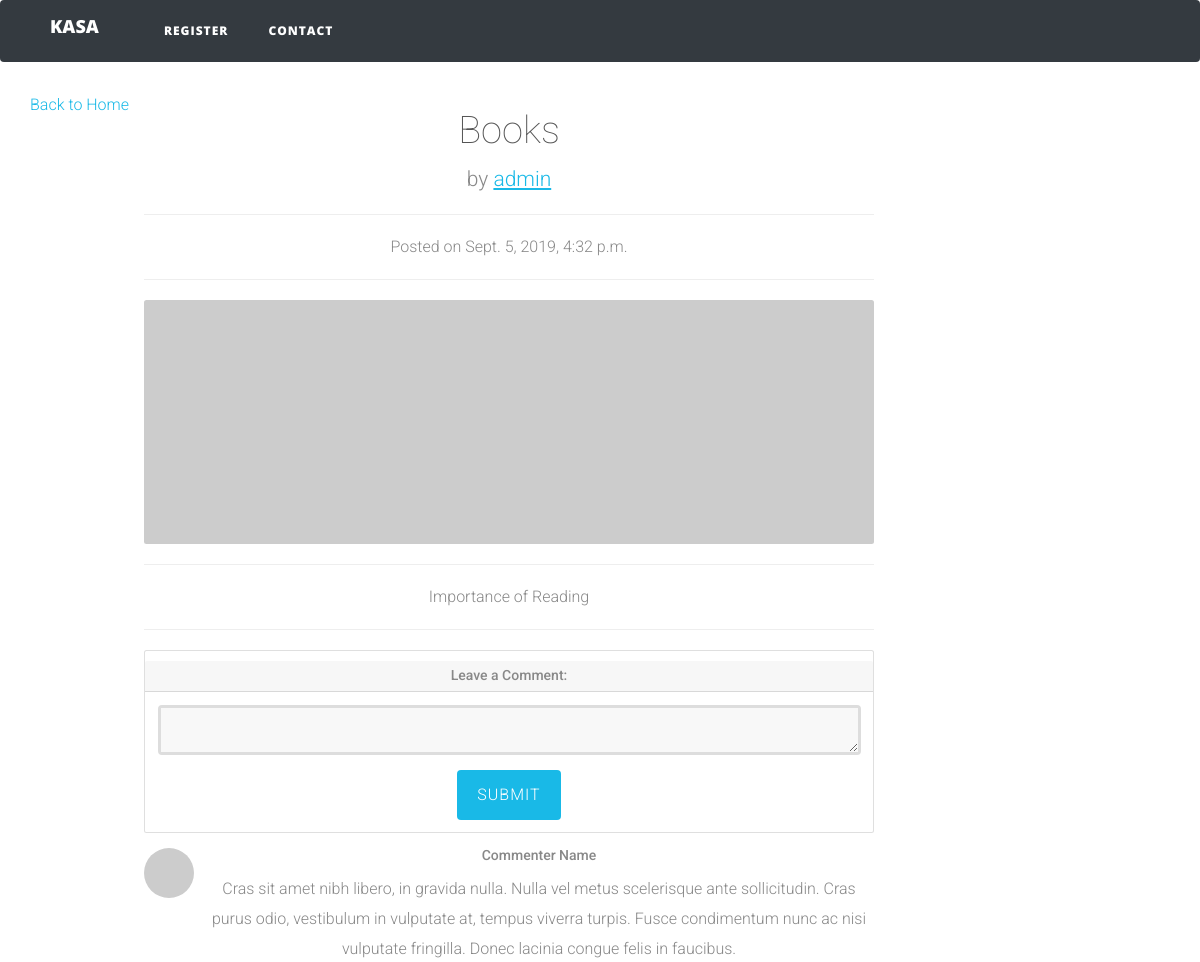
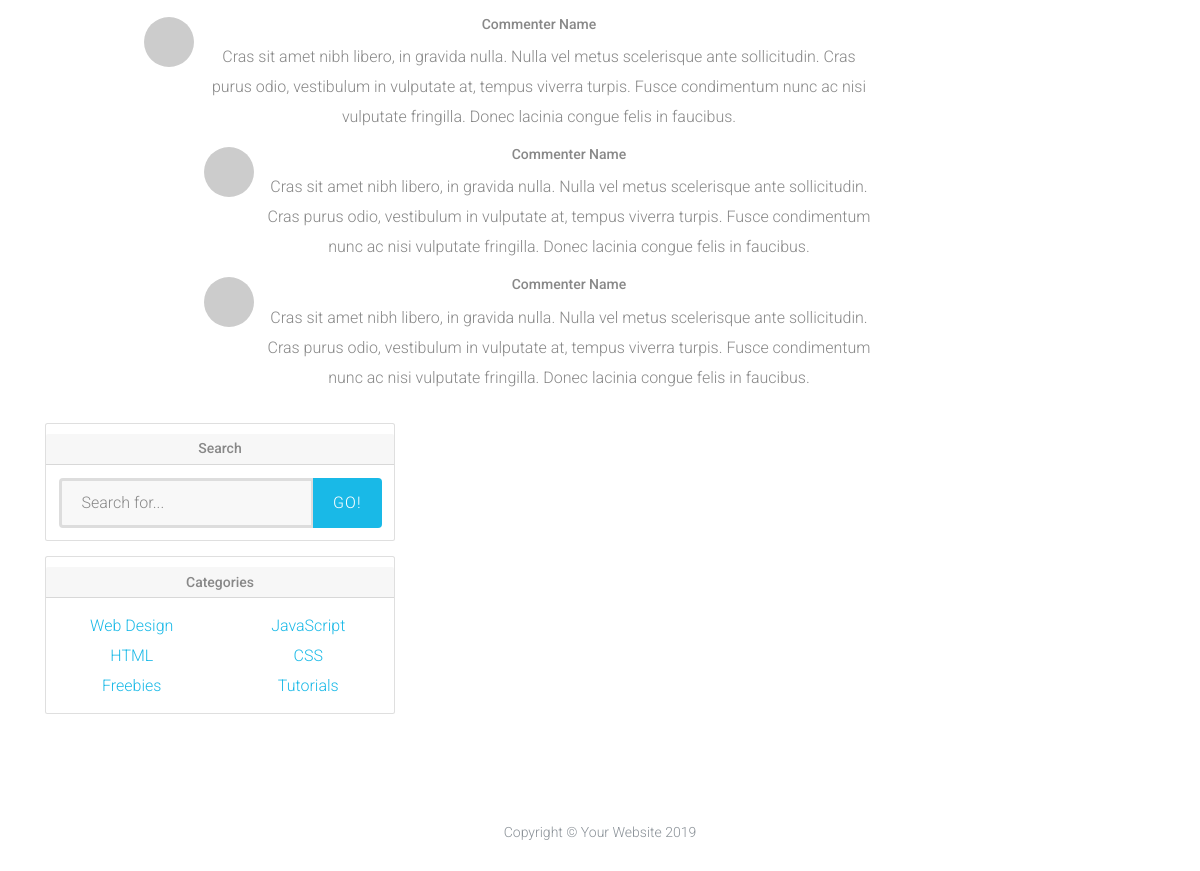
Page /detail/5/ on the committed database (2 pictures, top to bottom).
### blog/models.py (models this page shows, shortened)
class Blog(models.Model):
    blog_title = models.CharField(max_length=50)
    blog_content = models.TextField(max_length=1000)
    blog_date = models.DateTimeField(auto_now_add=True)
    blog_author = models.ForeignKey(User, on_delete=models.CASCADE)

### blog/views.py (the view)
# urls.py: path('detail/<int:pk>/', BlogView.as_view(), name='blog-detail'),
class BlogView(DetailView):
    model = Blog
    template_name = "blog/blog_detail.html"

### blog/templates/blog/blog_detail.html
{% extends "blog/base.html" %}
{% block content %}
<br>
  <div class="container">
    <div class="row">
<a href="{% url 'blog:index' %}">Back to Home</a>
      <div class="col-lg-8">
        <h1 class="mt-4">{{object.blog_title}}</h1>
        <p class="lead">
          by
          <a href="#">{{object.blog_author}}</a>
        </p>
        <hr>
        <p>Posted on {{object.blog_date}}</p>
        <hr>
        <img class="img-fluid rounded" src="http://placehold.it/900x300" alt="">
        <hr>
        <p class="lead">{{object.blog_content|linebreaks}}</p>
        <hr>
        <div class="card my-4">
          <h5 class="card-header">Leave a Comment:</h5>
          <div class="card-body">
            <form>
              <div class="form-group">
                <textarea class="form-control" rows="3"></textarea>
              </div>
              <button type="submit" class="btn btn-primary">Submit</button>
            </form>
          </div>
        </div>
        <div class="media mb-4">
          <img class="d-flex mr-3 rounded-circle" src="http://placehold.it/50x50" alt="">
          <div class="media-body">
            <h5 class="mt-0">Commenter Name</h5>
            Cras sit amet nibh libero, in gravida nulla. Nulla vel metus scelerisque ante sollicitudin. Cras purus odio, vestibulum in vulputate at, tempus viverra turpis. Fusce condimentum nunc ac nisi vulputate fringilla. Donec lacinia congue felis in faucibus.
          </div>
        </div>
        <div class="media mb-4">
          <img class="d-flex mr-3 rounded-circle" src="http://placehold.it/50x50" alt="">
          <div class="media-body">
            <h5 class="mt-0">Commenter Name</h5>
            Cras sit amet nibh libero, in gravida nulla. Nulla vel metus scelerisque ante sollicitudin. Cras purus odio, vestibulum in vulputate at, tempus viverra turpis. Fusce condimentum nunc ac nisi vulputate fringilla. Donec lacinia congue felis in faucibus.
            <div class="media mt-4">
              <img class="d-flex mr-3 rounded-circle" src="http://placehold.it/50x50" alt="">
              <div class="media-body">
                <h5 class="mt-0">Commenter Name</h5>
                Cras sit amet nibh libero, in gravida nulla. Nulla vel metus scelerisque ante sollicitudin. Cras purus odio, vestibulum in vulputate at, tempus viverra turpis. Fusce condimentum nunc ac nisi vulputate fringilla. Donec lacinia congue felis in faucibus.
              </div>
            </div>
            <div class="media mt-4">
              <img class="d-flex mr-3 rounded-circle" src="http://placehold.it/50x50" alt="">
              <div class="media-body">
                <h5 class="mt-0">Commenter Name</h5>
                Cras sit amet nibh libero, in gravida nulla. Nulla vel metus scelerisque ante sollicitudin. Cras purus odio, vestibulum in vulputate at, tempus viverra turpis. Fusce condimentum nunc ac nisi vulputate fringilla. Donec lacinia congue felis in faucibus.
              </div>
            </div>
          </div>
        </div>
      </div>
      <div class="col-md-4">
        <div class="card my-4">
          <h5 class="card-header">Search</h5>
          <div class="card-body">
            <div class="input-group">
              <input type="text" class="form-control" placeholder="Search for...">
              <span class="input-group-btn">
                <button class="btn btn-secondary" type="button">Go!</button>
              </span>
            </div>
          </div>
        </div>
        <div class="card my-4">
          <h5 class="card-header">Categories</h5>
          <div class="card-body">
            <div class="row">
              <div class="col-lg-6">
                <ul class="list-unstyled mb-0">
                  <li>
                    <a href="#">Web Design</a>
                  </li>
                  <li>
                    <a href="#">HTML</a>
                  </li>
                  <li>
                    <a href="#">Freebies</a>
                  </li>
                </ul>
              </div>
              <div class="col-lg-6">
                <ul class="list-unstyled mb-0">
                  <li>
                    <a href="#">JavaScript</a>
                  </li>
                  <li>
                    <a href="#">CSS</a>
                  </li>
                  <li>
                    <a href="#">Tutorials</a>
                  </li>
                </ul>
              </div>
            </div>
          </div>
        </div>
      </div>
    </div>
  </div>
{% endblock content %}

### blog/static/blog/assets/css/form-elements.css (style rules this page uses)
input[type="text"], input[type="password"], textarea, textarea.form-control { height: 50px; margin: 0; padding: 0 20px; vertical-align: middle; background: #f8f8f8; border: 3px solid #ddd; font-family: 'Roboto', sans-serif; font-size: 16px; font-weight: 300; line-height: 50px; color: #888; -moz-border-radius: 4px; -webkit-border-radius: 4px; border-radius: 4px; -moz-box-shadow: none; -webkit-box-shadow: none; box-shadow: none; -o-transition: all .3s; -moz-transition: all .3s; -webkit-transition: all .3s; -ms-transition: all .3s; transition: all .3s; }
textarea, textarea.form-control { padding-top: 10px; padding-bottom: 10px; line-height: 30px; }
button.btn { height: 50px; margin: 0; padding: 0 20px; vertical-align: middle; background: #19b9e7; border: 0; font-family: 'Roboto', sans-serif; font-size: 16px; font-weight: 300; line-height: 50px; color: #fff; -moz-border-radius: 4px; -webkit-border-radius: 4px; border-radius: 4px; text-shadow: none; -moz-box-shadow: none; -webkit-box-shadow: none; box-shadow: none; -o-transition: all .3s; -moz-transition: all .3s; -webkit-transition: all .3s; -ms-transition: all .3s; transition: all .3s; }

### blog/static/blog/assets/css/style.css (style rules this page uses)
body { font-family: 'Roboto', sans-serif; font-size: 16px; font-weight: 300; color: #888; line-height: 30px; text-align: center; }
a, a:hover, a:focus { color: #19b9e7; text-decoration: none; -o-transition: all .3s; -moz-transition: all .3s; -webkit-transition: all .3s; -ms-transition: all .3s; transition: all .3s; }
h1, h2 { margin-top: 10px; font-size: 38px; font-weight: 100; color: #555; line-height: 50px; }
img { max-width: 100%; }

### rows in the picture
Blog: blog_title "Books", blog_author "admin", blog_date "Sept. 5, 2019, 4:32 p.m.", blog_content "Importance of Reading"
